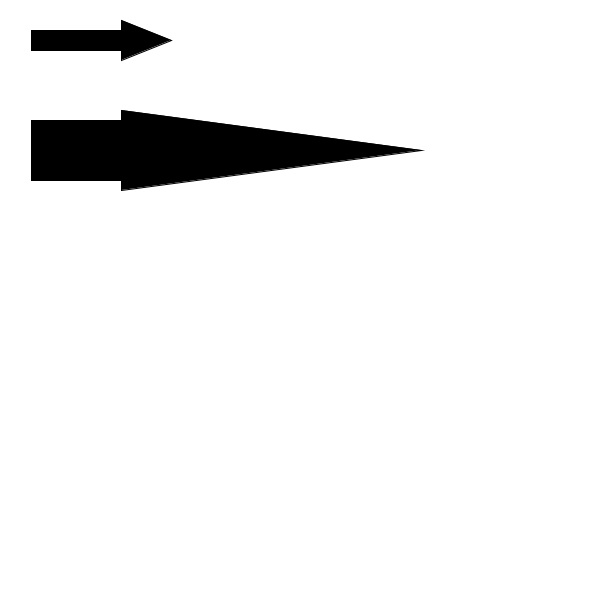
Frame 1 (no input)
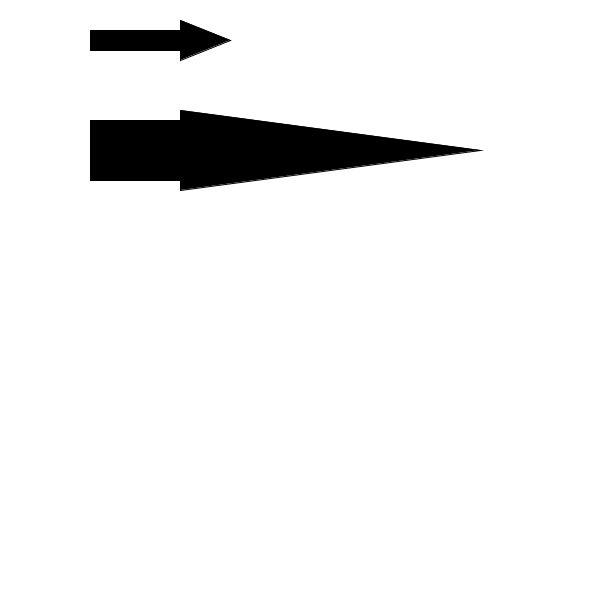
Frame 60 (the mouse pressed at the canvas centre just before this capture)
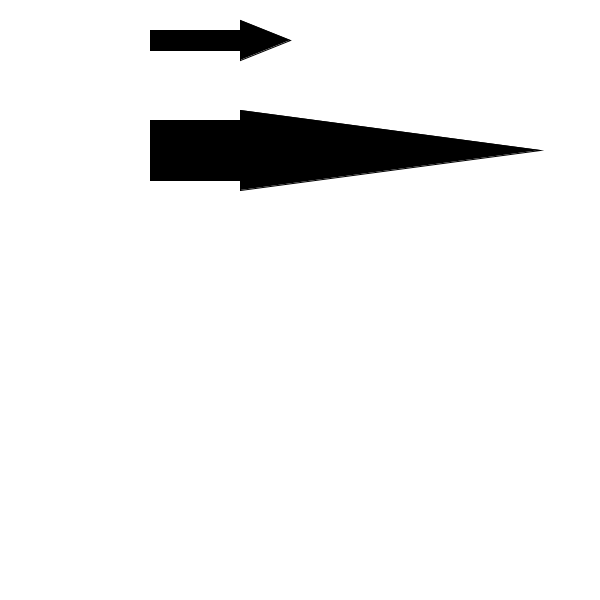
Frame 120 (the mouse held since frame 60 and released just before this capture)

The Processing sketch that drew these frames (run headless with seeded random() and noise(); from frame 60 on, the mouse is pressed at the canvas centre):

// Processing sketch: arrow_03
// ── arrow_03.pde
// X Make an arrow
// X Draw the arrow with variables
// X Move the arrow
// X Draw the arrow with 1 function
// - Move the arrow around on the screen
// - Do something to change the arrow when it's in a certain part of the screen.

int rectX;
int rectWidth;
int triangleWidth;

void setup() {
  size(600, 600);
  
  rectX = 30;
  rectWidth = 90;
  triangleWidth = 50;
}

void draw() {
  background(255);

  rectX = moveArrow(rectX);
  // int xPos, int yPos, int rectWidth, int rectHeight, int triangleWidth
  drawArrow(rectX, 30, rectWidth, 20, triangleWidth);
  
  drawArrow(rectX, 120, 90, 60, 300);
}

int moveArrow(int xVal) {
  println("xVal=" + xVal);
  
  xVal++;

  if(xVal > width) {
    xVal = 0 - rectWidth - triangleWidth;
  }

  return xVal;
}

// Draw the arrow with a rectangle and a triangle
void drawArrow(int xPos, int yPos, int rectWidth, int rectHeight, int triangleWidth) {
  fill(0);
  rect(xPos, yPos, rectWidth, rectHeight);
  triangle(
    xPos + rectWidth, yPos - 10,
    xPos + rectWidth, yPos + rectHeight + 10,
    xPos + rectWidth + triangleWidth, yPos + rectHeight / 2
  );
}
